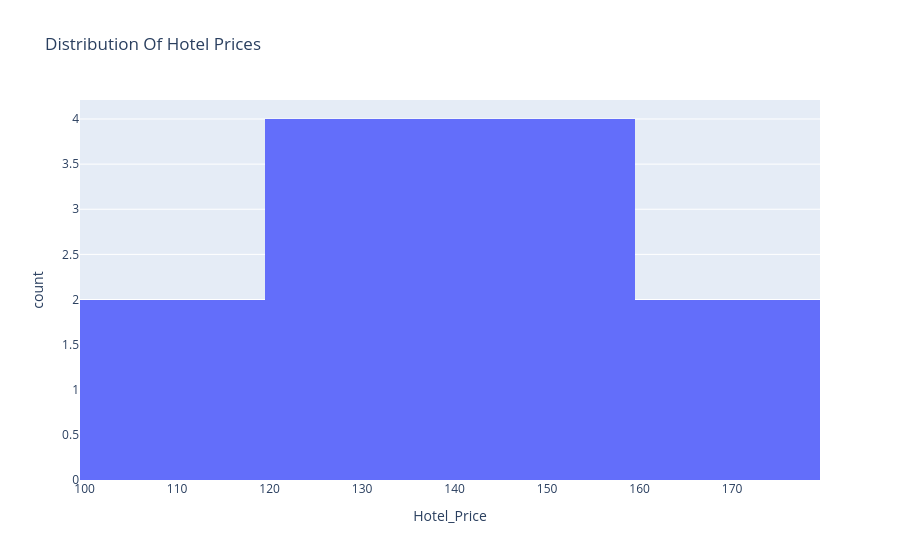

The notebook cell saved with this chart:
### Markdown cell above
## **Distribution of Hotel Prices**

### Code cell
fig = px.histogram(data_frame=df,x='Hotel_Price',title='Distribution Of Hotel Prices')
fig.show()

### Figure 1 — Plotly figure (JSON) as saved in the notebook; plotly's stock layout.template omitted (floating-point values rounded to 4 significant figures)
{"data": [{"bingroup": "x", "hovertemplate": "Hotel_Price=%{x}<br>count=%{y}<extra></extra>", "legendgroup": "", "marker": {"color": "#636efa", "pattern": {"shape": ""}}, "name": "", "orientation": "v", "showlegend": false, "type": "histogram", "x": [100, 120, 130, 110, 140, 150, 160, 125, 135, 145, 155, 165], "xaxis": "x", "yaxis": "y"}], "layout": {"barmode": "relative", "legend": {"tracegroupgap": 0}, "title": {"text": "Distribution Of Hotel Prices"}, "xaxis": {"anchor": "y", "domain": [0, 1], "title": {"text": "Hotel_Price"}}, "yaxis": {"anchor": "x", "domain": [0, 1], "title": {"text": "count"}}}}
